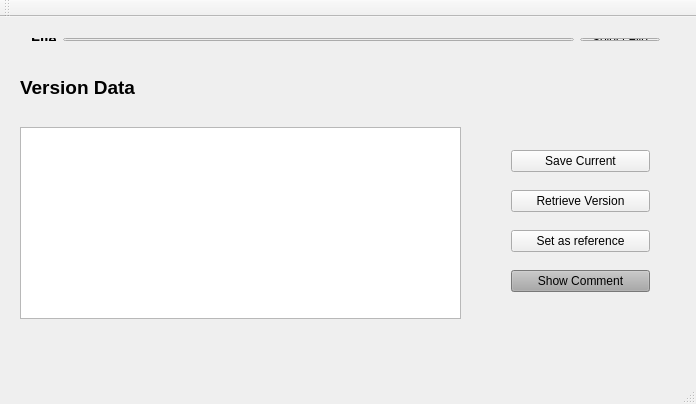
<?xml version="1.0" encoding="UTF-8"?>
<ui version="4.0">
 <class>Archiver</class>
 <widget class="QMainWindow" name="Archiver">
  <property name="geometry">
   <rect>
    <x>0</x>
    <y>0</y>
    <width>696</width>
    <height>404</height>
   </rect>
  </property>
  <property name="windowTitle">
   <string>Archiver</string>
  </property>
  <widget class="QWidget" name="centralWidget">
   <widget class="QLabel" name="label_2">
    <property name="geometry">
     <rect>
      <x>20</x>
      <y>60</y>
      <width>141</width>
      <height>21</height>
     </rect>
    </property>
    <property name="font">
     <font>
      <family>MS Sans Serif</family>
      <pointsize>14</pointsize>
      <weight>75</weight>
      <bold>true</bold>
     </font>
    </property>
    <property name="text">
     <string>Version Data</string>
    </property>
   </widget>
   <widget class="QColumnView" name="versionView">
    <property name="geometry">
     <rect>
      <x>20</x>
      <y>110</y>
      <width>441</width>
      <height>192</height>
     </rect>
    </property>
    <property name="frameShape">
     <enum>QFrame::StyledPanel</enum>
    </property>
    <property name="frameShadow">
     <enum>QFrame::Plain</enum>
    </property>
    <property name="lineWidth">
     <number>4</number>
    </property>
    <property name="midLineWidth">
     <number>2</number>
    </property>
   </widget>
   <widget class="QWidget" name="">
    <property name="geometry">
     <rect>
      <x>20</x>
      <y>10</y>
      <width>651</width>
      <height>25</height>
     </rect>
    </property>
    <layout class="QHBoxLayout" name="horizontalLayout">
     <item>
      <widget class="QLabel" name="label">
       <property name="font">
        <font>
         <family>MS Sans Serif</family>
         <pointsize>11</pointsize>
         <weight>75</weight>
         <bold>true</bold>
        </font>
       </property>
       <property name="text">
        <string>File</string>
       </property>
      </widget>
     </item>
     <item>
      <widget class="QLineEdit" name="lineEdit"/>
     </item>
     <item>
      <widget class="QPushButton" name="file_button">
       <property name="text">
        <string>Select File</string>
       </property>
      </widget>
     </item>
    </layout>
   </widget>
   <widget class="QWidget" name="">
    <property name="geometry">
     <rect>
      <x>500</x>
      <y>110</y>
      <width>161</width>
      <height>191</height>
     </rect>
    </property>
    <layout class="QGridLayout" name="gridLayout">
     <item row="0" column="0">
      <widget class="QPushButton" name="save_button">
       <property name="text">
        <string>Save Current</string>
       </property>
      </widget>
     </item>
     <item row="1" column="0">
      <widget class="QPushButton" name="retrieve_button">
       <property name="text">
        <string>Retrieve Version</string>
       </property>
      </widget>
     </item>
     <item row="2" column="0">
      <widget class="QPushButton" name="reference_button">
       <property name="text">
        <string>Set as reference</string>
       </property>
      </widget>
     </item>
     <item row="3" column="0">
      <widget class="QPushButton" name="comment_button">
       <property name="palette">
        <palette>
         <active>
          <colorrole role="WindowText">
           <brush brushstyle="SolidPattern">
            <color alpha="255">
             <red>0</red>
             <green>0</green>
             <blue>0</blue>
            </color>
           </brush>
          </colorrole>
          <colorrole role="Button">
           <brush brushstyle="SolidPattern">
            <color alpha="255">
             <red>168</red>
             <green>168</green>
             <blue>168</blue>
            </color>
           </brush>
          </colorrole>
          <colorrole role="Light">
           <brush brushstyle="SolidPattern">
            <color alpha="255">
             <red>252</red>
             <green>252</green>
             <blue>252</blue>
            </color>
           </brush>
          </colorrole>
          <colorrole role="Midlight">
           <brush brushstyle="SolidPattern">
            <color alpha="255">
             <red>210</red>
             <green>210</green>
             <blue>210</blue>
            </color>
           </brush>
          </colorrole>
          <colorrole role="Dark">
           <brush brushstyle="SolidPattern">
            <color alpha="255">
             <red>84</red>
             <green>84</green>
             <blue>84</blue>
            </color>
           </brush>
          </colorrole>
          <colorrole role="Mid">
           <brush brushstyle="SolidPattern">
            <color alpha="255">
             <red>112</red>
             <green>112</green>
             <blue>112</blue>
            </color>
           </brush>
          </colorrole>
          <colorrole role="Text">
           <brush brushstyle="SolidPattern">
            <color alpha="255">
             <red>0</red>
             <green>0</green>
             <blue>0</blue>
            </color>
           </brush>
          </colorrole>
          <colorrole role="BrightText">
           <brush brushstyle="SolidPattern">
            <color alpha="255">
             <red>255</red>
             <green>255</green>
             <blue>255</blue>
            </color>
           </brush>
          </colorrole>
          <colorrole role="ButtonText">
           <brush brushstyle="SolidPattern">
            <color alpha="255">
             <red>0</red>
             <green>0</green>
             <blue>0</blue>
            </color>
           </brush>
          </colorrole>
          <colorrole role="Base">
           <brush brushstyle="SolidPattern">
            <color alpha="255">
             <red>255</red>
             <green>255</green>
             <blue>255</blue>
            </color>
           </brush>
          </colorrole>
          <colorrole role="Window">
           <brush brushstyle="SolidPattern">
            <color alpha="255">
             <red>168</red>
             <green>168</green>
             <blue>168</blue>
            </color>
           </brush>
          </colorrole>
          <colorrole role="Shadow">
           <brush brushstyle="SolidPattern">
            <color alpha="255">
             <red>0</red>
             <green>0</green>
             <blue>0</blue>
            </color>
           </brush>
          </colorrole>
          <colorrole role="AlternateBase">
           <brush brushstyle="SolidPattern">
            <color alpha="255">
             <red>211</red>
             <green>211</green>
             <blue>211</blue>
            </color>
           </brush>
          </colorrole>
          <colorrole role="ToolTipBase">
           <brush brushstyle="SolidPattern">
            <color alpha="255">
             <red>255</red>
             <green>255</green>
             <blue>220</blue>
            </color>
           </brush>
          </colorrole>
          <colorrole role="ToolTipText">
           <brush brushstyle="SolidPattern">
            <color alpha="255">
             <red>0</red>
             <green>0</green>
             <blue>0</blue>
            </color>
           </brush>
          </colorrole>
         </active>
         <inactive>
          <colorrole role="WindowText">
           <brush brushstyle="SolidPattern">
            <color alpha="255">
             <red>0</red>
             <green>0</green>
             <blue>0</blue>
            </color>
           </brush>
          </colorrole>
          <colorrole role="Button">
           <brush brushstyle="SolidPattern">
            <color alpha="255">
             <red>168</red>
             <green>168</green>
             <blue>168</blue>
            </color>
           </brush>
          </colorrole>
          <colorrole role="Light">
           <brush brushstyle="SolidPattern">
            <color alpha="255">
             <red>252</red>
             <green>252</green>
             <blue>252</blue>
            </color>
           </brush>
          </colorrole>
          <colorrole role="Midlight">
           <brush brushstyle="SolidPattern">
            <color alpha="255">
             <red>210</red>
             <green>210</green>
             <blue>210</blue>
            </color>
           </brush>
          </colorrole>
          <colorrole role="Dark">
           <brush brushstyle="SolidPattern">
            <color alpha="255">
             <red>84</red>
             <green>84</green>
             <blue>84</blue>
            </color>
           </brush>
          </colorrole>
          <colorrole role="Mid">
           <brush brushstyle="SolidPattern">
            <color alpha="255">
             <red>112</red>
             <green>112</green>
             <blue>112</blue>
            </color>
           </brush>
          </colorrole>
          <colorrole role="Text">
           <brush brushstyle="SolidPattern">
            <color alpha="255">
             <red>0</red>
             <green>0</green>
             <blue>0</blue>
            </color>
           </brush>
          </colorrole>
          <colorrole role="BrightText">
           <brush brushstyle="SolidPattern">
            <color alpha="255">
             <red>255</red>
             <green>255</green>
             <blue>255</blue>
            </color>
           </brush>
          </colorrole>
          <colorrole role="ButtonText">
           <brush brushstyle="SolidPattern">
            <color alpha="255">
             <red>0</red>
             <green>0</green>
             <blue>0</blue>
            </color>
           </brush>
          </colorrole>
          <colorrole role="Base">
           <brush brushstyle="SolidPattern">
            <color alpha="255">
             <red>255</red>
             <green>255</green>
             <blue>255</blue>
            </color>
           </brush>
          </colorrole>
          <colorrole role="Window">
           <brush brushstyle="SolidPattern">
            <color alpha="255">
             <red>168</red>
             <green>168</green>
             <blue>168</blue>
            </color>
           </brush>
          </colorrole>
          <colorrole role="Shadow">
           <brush brushstyle="SolidPattern">
            <color alpha="255">
             <red>0</red>
             <green>0</green>
             <blue>0</blue>
            </color>
           </brush>
          </colorrole>
          <colorrole role="AlternateBase">
           <brush brushstyle="SolidPattern">
            <color alpha="255">
             <red>211</red>
             <green>211</green>
             <blue>211</blue>
            </color>
           </brush>
          </colorrole>
          <colorrole role="ToolTipBase">
           <brush brushstyle="SolidPattern">
            <color alpha="255">
             <red>255</red>
             <green>255</green>
             <blue>220</blue>
            </color>
           </brush>
          </colorrole>
          <colorrole role="ToolTipText">
           <brush brushstyle="SolidPattern">
            <color alpha="255">
             <red>0</red>
             <green>0</green>
             <blue>0</blue>
            </color>
           </brush>
          </colorrole>
         </inactive>
         <disabled>
          <colorrole role="WindowText">
           <brush brushstyle="SolidPattern">
            <color alpha="255">
             <red>84</red>
             <green>84</green>
             <blue>84</blue>
            </color>
           </brush>
          </colorrole>
          <colorrole role="Button">
           <brush brushstyle="SolidPattern">
            <color alpha="255">
             <red>168</red>
             <green>168</green>
             <blue>168</blue>
            </color>
           </brush>
          </colorrole>
          <colorrole role="Light">
           <brush brushstyle="SolidPattern">
            <color alpha="255">
             <red>252</red>
             <green>252</green>
             <blue>252</blue>
            </color>
           </brush>
          </colorrole>
          <colorrole role="Midlight">
           <brush brushstyle="SolidPattern">
            <color alpha="255">
             <red>210</red>
             <green>210</green>
             <blue>210</blue>
            </color>
           </brush>
          </colorrole>
          <colorrole role="Dark">
           <brush brushstyle="SolidPattern">
            <color alpha="255">
             <red>84</red>
             <green>84</green>
             <blue>84</blue>
            </color>
           </brush>
          </colorrole>
          <colorrole role="Mid">
           <brush brushstyle="SolidPattern">
            <color alpha="255">
             <red>112</red>
             <green>112</green>
             <blue>112</blue>
            </color>
           </brush>
          </colorrole>
          <colorrole role="Text">
           <brush brushstyle="SolidPattern">
            <color alpha="255">
             <red>84</red>
             <green>84</green>
             <blue>84</blue>
            </color>
           </brush>
          </colorrole>
          <colorrole role="BrightText">
           <brush brushstyle="SolidPattern">
            <color alpha="255">
             <red>255</red>
             <green>255</green>
             <blue>255</blue>
            </color>
           </brush>
          </colorrole>
          <colorrole role="ButtonText">
           <brush brushstyle="SolidPattern">
            <color alpha="255">
             <red>84</red>
             <green>84</green>
             <blue>84</blue>
            </color>
           </brush>
          </colorrole>
          <colorrole role="Base">
           <brush brushstyle="SolidPattern">
            <color alpha="255">
             <red>168</red>
             <green>168</green>
             <blue>168</blue>
            </color>
           </brush>
          </colorrole>
          <colorrole role="Window">
           <brush brushstyle="SolidPattern">
            <color alpha="255">
             <red>168</red>
             <green>168</green>
             <blue>168</blue>
            </color>
           </brush>
          </colorrole>
          <colorrole role="Shadow">
           <brush brushstyle="SolidPattern">
            <color alpha="255">
             <red>0</red>
             <green>0</green>
             <blue>0</blue>
            </color>
           </brush>
          </colorrole>
          <colorrole role="AlternateBase">
           <brush brushstyle="SolidPattern">
            <color alpha="255">
             <red>168</red>
             <green>168</green>
             <blue>168</blue>
            </color>
           </brush>
          </colorrole>
          <colorrole role="ToolTipBase">
           <brush brushstyle="SolidPattern">
            <color alpha="255">
             <red>255</red>
             <green>255</green>
             <blue>220</blue>
            </color>
           </brush>
          </colorrole>
          <colorrole role="ToolTipText">
           <brush brushstyle="SolidPattern">
            <color alpha="255">
             <red>0</red>
             <green>0</green>
             <blue>0</blue>
            </color>
           </brush>
          </colorrole>
         </disabled>
        </palette>
       </property>
       <property name="text">
        <string>Show Comment</string>
       </property>
      </widget>
     </item>
    </layout>
   </widget>
  </widget>
  <widget class="QMenuBar" name="menuBar">
   <property name="geometry">
    <rect>
     <x>0</x>
     <y>0</y>
     <width>696</width>
     <height>21</height>
    </rect>
   </property>
  </widget>
  <widget class="QToolBar" name="mainToolBar">
   <attribute name="toolBarArea">
    <enum>TopToolBarArea</enum>
   </attribute>
   <attribute name="toolBarBreak">
    <bool>false</bool>
   </attribute>
  </widget>
  <widget class="QStatusBar" name="statusBar"/>
 </widget>
 <layoutdefault spacing="6" margin="11"/>
 <resources/>
 <connections/>
</ui>
